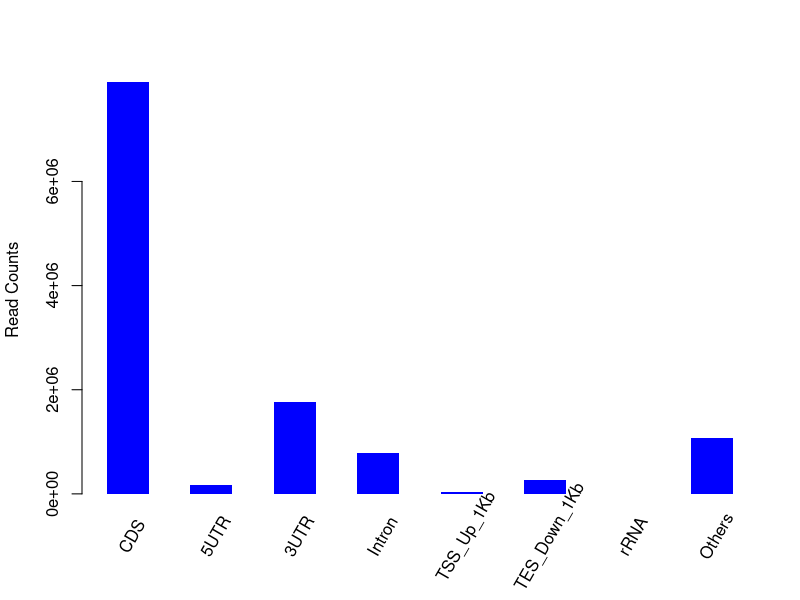

Recreate this plot in R.
png("/rds/user/is460/hpc-work/muscle-rnaseq/ezbamqc/output/figs/srpk3_wt_ttnb_het_3.read_distr.png",width=500,height=500,units="px")
M=c(7909630,179938,1763025,793009,39684,268189,1058,1069425)
Mname=c("CDS","5UTR","3UTR","Intron","TSS_Up_1Kb","TES_Down_1Kb","rRNA","Others")
val = barplot(M,xlab="",space=1,ylab="Read Counts",col="blue",border="NA")
text(x=seq(val[1],val[8],by=2),y=rep(0,8),srt=60,adj=0,offset=2,pos=1,xpd=T,labels=Mname)
dev.state = dev.off()
